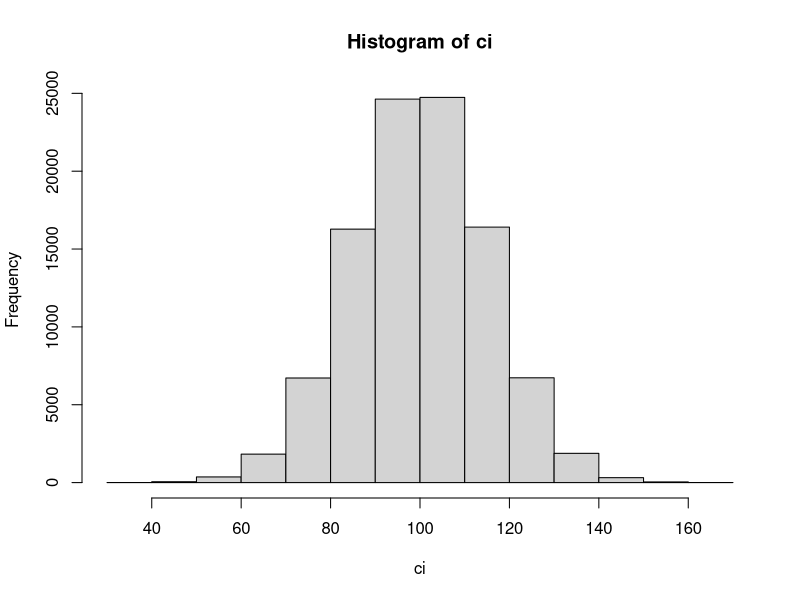

Source code (R):
#crear una variable que tenga una distribución normal
#son 100000 sujetos, con una media = 100 y una dt = 15
ci <- rnorm(100000, mean=100, sd=15)
#acá hay un histograma de esta nueva variable
hist(ci)
#algunos estadísticos descriptivos de esta variable
mean(ci);sd(ci)
